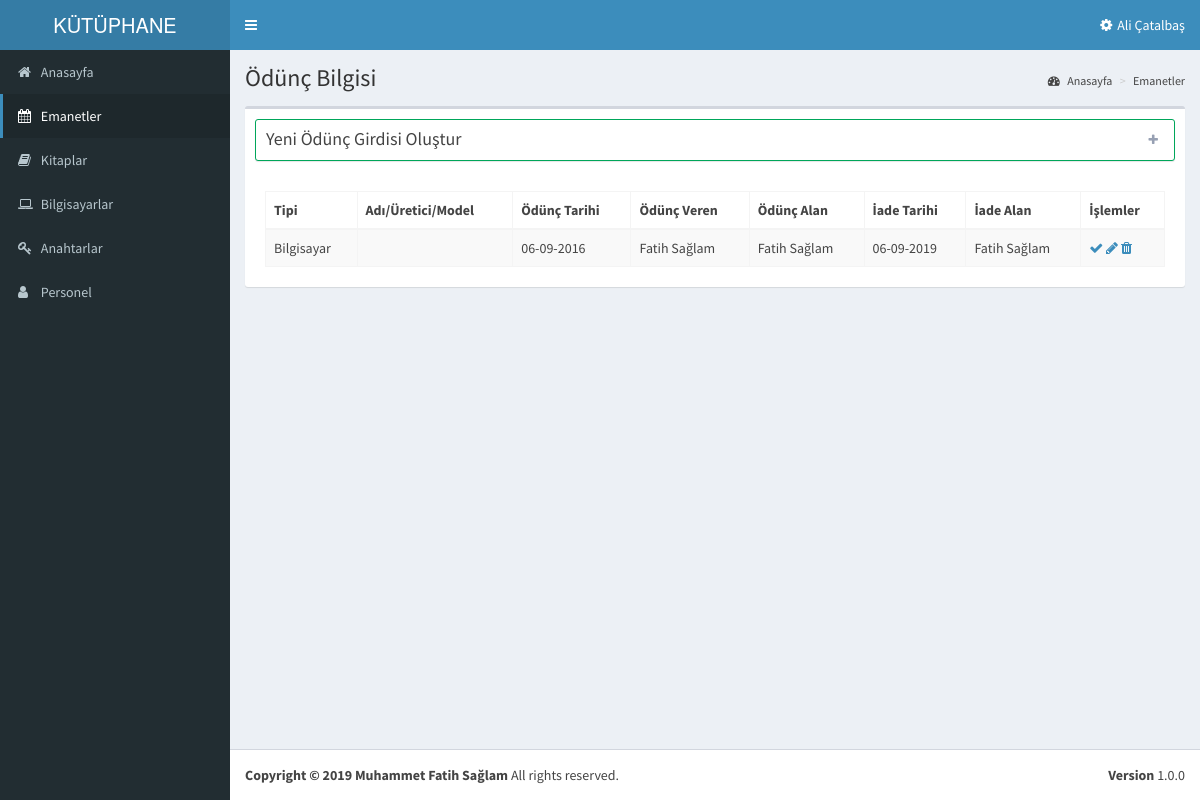
/loans.php?lang=tr (signed in), run on the app's committed database.
### tables this page shows
CREATE TABLE IF NOT EXISTS `loans` (
  `loanId` int(11) NOT NULL AUTO_INCREMENT,
  `productId` int(11) NOT NULL,
  `type` varchar(10) NOT NULL,
  `loanDate` date NOT NULL,
  `lenderId` int(11) NOT NULL,
  `loanerId` varchar(30) NOT NULL,
  `returnDate` date NOT NULL,
  `returnAccepterId` int(30) NOT NULL,
  PRIMARY KEY (`loanId`)
);

CREATE TABLE IF NOT EXISTS `personnel` (
  `personnelId` int(11) NOT NULL AUTO_INCREMENT,
  `userName` varchar(4020) NOT NULL,
  `nameSurname` varchar(50) NOT NULL,
  `passWord` text NOT NULL,
  `eMail` varchar(50) NOT NULL,
  `phone` text NOT NULL,
  `auth` varchar(2) NOT NULL,
  PRIMARY KEY (`personnelId`)
);

### loans.php (the view, shortened to what this page needs)
<?php
	if((!isset($_SESSION["login"]))||($_SESSION["auth"]=="0")){
	?>
<meta http-equiv="refresh" content="0;URL=login.php">
<?php
	} else
	{
	?>
<?php include("header.php") ?>
<div class="content-wrapper">
<section class="content-header">
	<h1>
		<?=$lang["Lent_Information"];?>
	</h1>
	<ol class="breadcrumb">
		<li class="active"><a href="#"><i class="fa fa-dashboard"></i> <?=$lang["Homepage"];?></a></li>
		<li><a href="#"><?=$lang["Loans"];?></a></li>
	</ol>
</section>
<section class="content">
	<div class="row">
		<div class="col-xs-12">
			<div class="box">
				<div class="box-header">
					<div class="box box-default collapsed-box" style="border:1px solid #00a65a;">
						<div class="box-header with-border">
							<h3 class="box-title"><?=$lang["New_Loan_Entry"];?></h3>
							<div class="box-tools">
								<button type="button" class="btn btn-box-tool" data-widget="collapse"><i class="fa fa-plus"></i>
								</button>
							</div>
						</div>
															<?php
																$pullPersonnel=$connection->query("select * from personnel")->fetchAll(PDO::FETCH_ASSOC);
																?>
					</div>
					<div class="box-body">
						<table id="example1" class="table table-bordered table-striped">
							<thead>
								<tr>
									<th><?=$lang["Type"];?></th>
									<th><?=$lang["Name"];?>/<?=$lang["Manufacturer"];?>/<?=$lang["Model"];?></th>
									<th><?=$lang["Loan_Date"];?></th>
									<th><?=$lang["Lender"];?></th>
									<th><?=$lang["Loaner"];?></th>
									<th><?=$lang["Return_Date"];?></th>
									<th><?=$lang["Return_Accepter"];?></th>
									<th><?=$lang["Operations"];?></th>
								</tr>
							</thead>
							<tbody>
								<?php
									$pullData=$connection->query("select * from loans")->fetchAll(PDO::FETCH_ASSOC);
									foreach ($pullData as $pulledData)
									{
									?>
								<tr>
									<td><?=$pulledData['type'];?></td>
									<td>
									</td>
									<td><?=(new DateTime($pulledData['loanDate']))->format('d-m-Y');?></td>
									<td>
										<?php
											$pullPersonnel=$connection->query("select * from personnel where personnelId=".$pulledData['lenderId']."")->fetchAll(PDO::FETCH_ASSOC);
											foreach ($pullPersonnel as $pulledPersonnel)
											{
											echo $pulledPersonnel['nameSurname'];
											}
											?>
									</td>
									<td>
										<?php
											$pullPersonnel=$connection->query("select * from personnel where personnelId=".$pulledData['loanerId']."")->fetchAll(PDO::FETCH_ASSOC);
											foreach ($pullPersonnel as $pulledPersonnel)
											{
											echo $pulledPersonnel['nameSurname'];
											}
											?>
									</td>
									<td>
										<?php
											if($pulledData['returnDate']=="0000-00-00"){echo 'İade Edilmedi';}
											else{echo (new DateTime($pulledData['returnDate']))->format('d-m-Y');}
											?>
									</td>
									<td>
										<?php
											if($pulledData['returnAccepterId']==NULL)
											{
												echo $lang["Not_Returned_Yet"];
											}
											else
											{
												$pullPersonnel=$connection->query("select * from personnel where personnelId=".$pulledData['returnAccepterId']."")->fetchAll(PDO::FETCH_ASSOC);
												foreach ($pullPersonnel as $pulledPersonnel)
												{
													echo $pulledPersonnel['nameSurname'];
												}
											}
											?>
									</td>
									<td>
										<span class="button-group">
										<a href="loans-return.php?productId=<?=$pulledData['loanId'];?>&type=<?=$pulledData['type'];?>&loanId=<?=$pulledData['loanId'];?>" onclick="alert('<?=$lang["Date_and_Repossesser_will_be_assigned_automatically"];?>')"class="fa fa-check"></a>
										<a href="loans-edit.php?productId=<?=$pulledData['loanId'];?>" class="fa fa-pencil"></a>
										<a href="loans-delete.php?productId=<?=$pulledData['loanId'];?>&type=<?=$pulledData['type'];?>&loanId=<?=$pulledData['loanId'];?>" onclick="alert('<?=$lang["This_loan_information_for_this_product_will_be_deleted_from_the_system"];?>')" class="fa fa-trash"></a>
										</span>
									</td>
								</tr>
								<?php } ?>
							</tbody>
						</table>
					</div>
				</div>
			</div>
		</div>
</section>
</div>
<?php
	include("footer.php");
?>
<?php	} ?>

### data on the page
loans: type "Bilgisayar", loanDate "06-09-2016", returnDate "06-09-2019"
personnel: nameSurname "Fatih Sağlam"

### other printed values
$lang["LIBRARY_RECORDS"] "KÜTÜPHANE…"
$_SESSION["enteredPerson"] "Ali Çatalbaş"
$lang["Homepage"] "Anasayfa"
$lang["Loans"] "Emanetler"
$lang["Books"] "Kitaplar"
$lang["Computers"] "Bilgisayarlar"
$lang["Keys"] "Anahtarlar"
$lang['Personnel'] "Personel"
$lang["Lent_Information"] "Ödünç Bilgisi"
$lang["New_Loan_Entry"] "Yeni Ödünç Girdisi Oluştur"
$lang["Type"] "Tipi"
$lang["Name"] "Adı"
$lang["Manufacturer"] "Üretici"
$lang["Model"] "Model"
$lang["Loan_Date"] "Ödünç Tarihi"
